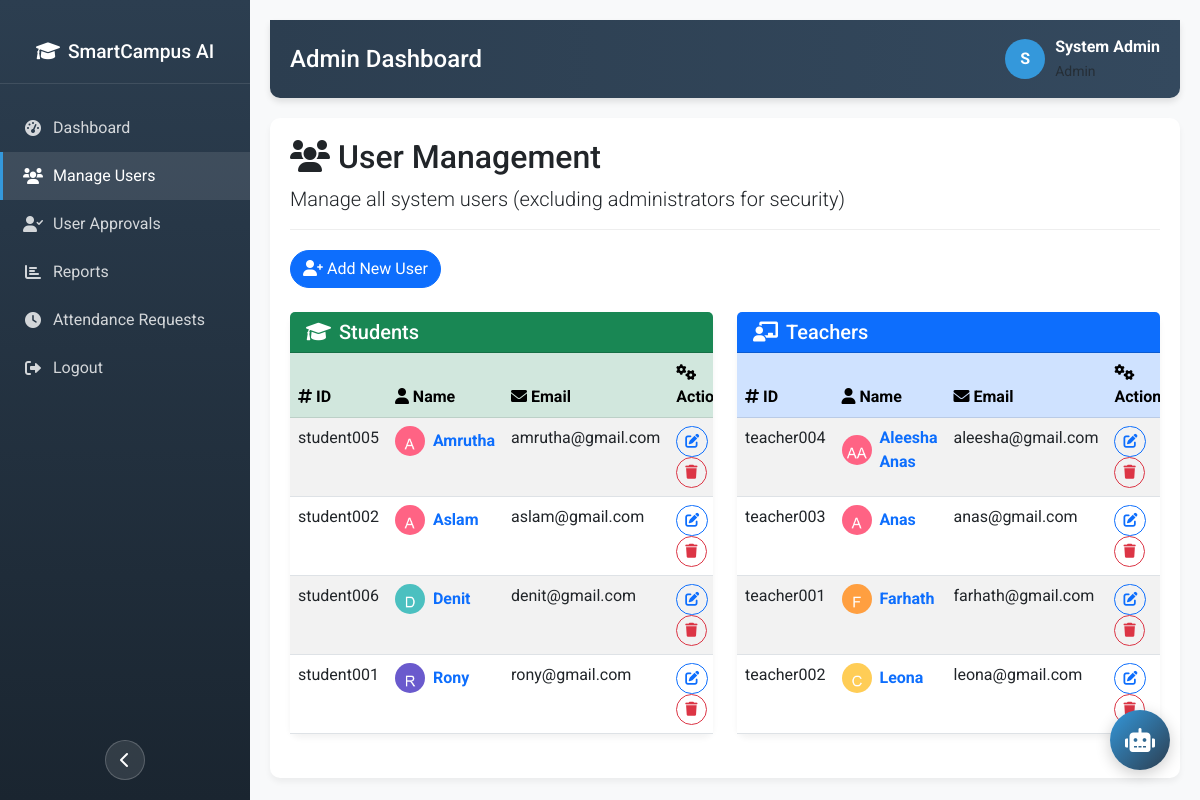
/admin/users (signed in), run on an earlier commit of the app's database.
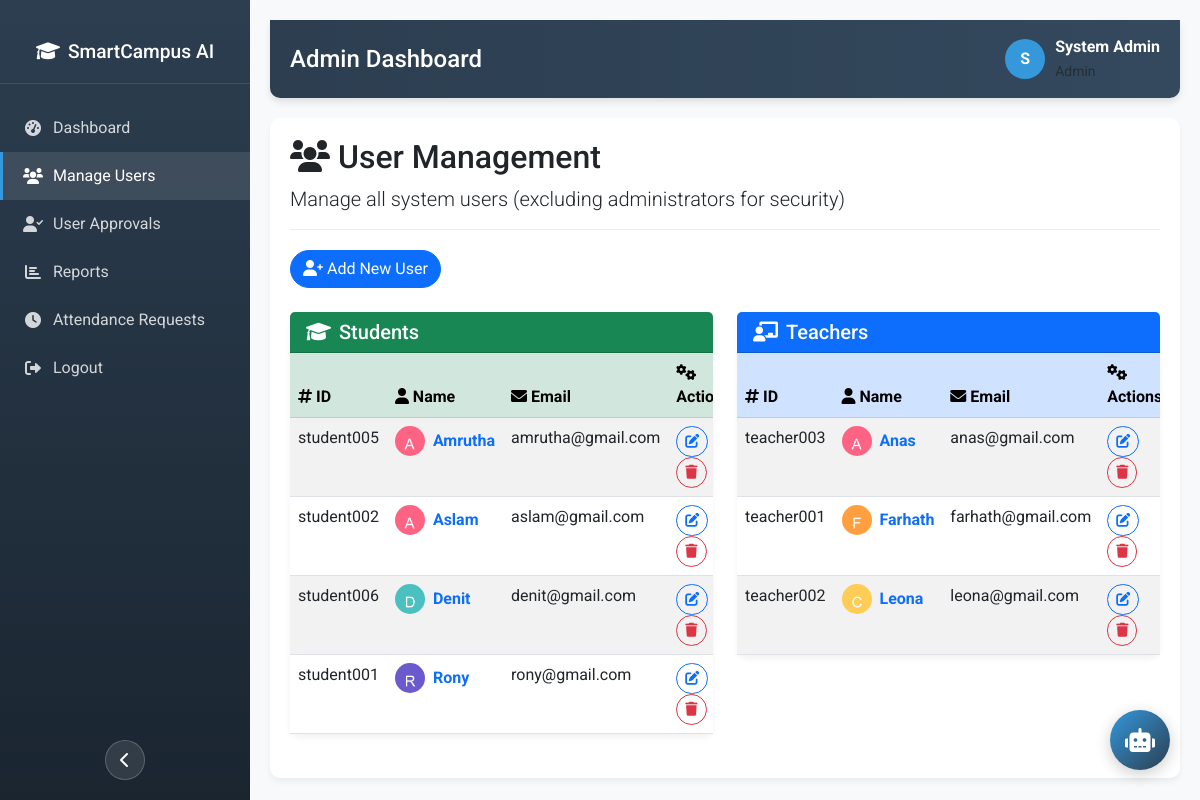
And on a later commit of the database.
### tables this page shows
CREATE TABLE users (
            id INTEGER PRIMARY KEY AUTOINCREMENT,
            user_id TEXT UNIQUE NOT NULL,
            name TEXT NOT NULL,
            email TEXT,
            password_hash TEXT NOT NULL,
            role TEXT NOT NULL,  -- 'admin', 'teacher', 'student'
            department TEXT,
            batch TEXT,
            semester TEXT,
            is_active BOOLEAN DEFAULT 1
        , phone TEXT, address TEXT, designation TEXT, avatar TEXT DEFAULT NULL, face_image_path TEXT, created_at TEXT, parent_name TEXT, parent_phone TEXT, parent_email TEXT, status TEXT DEFAULT 'approved', class_grade TEXT, id_proof_path TEXT, otp TEXT, temporary_password TEXT);

### app.py (the view)
@app.route('/admin/users')
def admin_users():
    if 'user_id' not in session or session['role'] != 'admin':
        return redirect(url_for('login'))
    conn = get_db_connection()
    users = conn.execute("SELECT * FROM users WHERE role != 'admin' AND is_active = 1 ORDER BY role, name").fetchall()
    conn.close()
    students = [user for user in users if user['role'] == 'student']
    teachers = [user for user in users if user['role'] == 'teacher']
    for user in students:
        user_dict = dict(user)
        user_dict['face_image_path'] = get_user_face_image_path(user_dict['user_id'], user_dict['role'])
        students[students.index(user)] = user_dict
    for user in teachers:
        user_dict = dict(user)
        user_dict['face_image_path'] = get_user_face_image_path(user_dict['user_id'], user_dict['role'])
        teachers[teachers.index(user)] = user_dict
    return render_template('admin/users.html', students=students, teachers=teachers)

### templates/admin/users.html (shortened to what this page needs)
{% extends "base_authenticated.html" %}
{% block content %}
<div class="page-header">
    <h2><i class="fas fa-users me-2"></i>User Management</h2>
    <p class="lead mb-0">Manage all system users (excluding administrators for security)</p>
</div>
<a href="{{ url_for('admin_add_user') }}" class="btn btn-primary mb-4">
    <i class="fas fa-user-plus me-1"></i>Add New User
</a>
<div class="row">
    <div class="col-md-6">
        <div class="card mb-4">
            <div class="card-header bg-success text-white">
                <h5 class="mb-0"><i class="fas fa-graduation-cap me-2"></i>Students</h5>
            </div>
            <div class="card-body p-0">
                {% if students %}
                <div class="table-responsive">
                    <table class="table table-striped table-hover mb-0">
                        <thead class="table-success">
                            <tr>
                                <th><i class="fas fa-hashtag"></i> ID</th>
                                <th><i class="fas fa-user"></i> Name</th>
                                <th><i class="fas fa-envelope"></i> Email</th>
                                <th><i class="fas fa-cogs"></i> Actions</th>
                            </tr>
                        </thead>
                        <tbody>
                            {% for user in students %}
                            <tr>
                                <td>{{ user.user_id }}</td>
                                <td>
                                    <div class="d-flex align-items-center"
                                        onclick="showUserDetails('{{ user.user_id }}')" style="cursor: pointer;">
                                        {% if user.face_image_path %}
                                        <img src="{{ url_for('face_images', filename=user.face_image_path) }}"
                                            alt="Face Image" class="rounded-circle me-2" width="30" height="30"
                                            style="object-fit: cover;">
                                        {% elif user.avatar %}
                                        <img src="{{ user.avatar }}" alt="Avatar" class="rounded-circle me-2" width="30"
                                            height="30" style="object-fit: cover;">
                                        {% else %}
                                        <div class="bg-success rounded-circle me-2 d-flex align-items-center justify-content-center"
                                            style="width: 30px; height: 30px;">
                                            <i class="fas fa-user text-white"></i>
                                        </div>
                                        {% endif %}
                                        <span class="text-primary fw-bold">{{ user.name }}</span>
                                    </div>
                                </td>
                                <td>{{ user.email }}</td>
                                <td>
                                    <a href="{{ url_for('admin_edit_user', user_id=user.user_id) }}"
                                        class="btn btn-sm btn-outline-primary me-1">
                                        <i class="fas fa-edit"></i>
                                    </a>
                                    <a href="{{ url_for('admin_delete_user', user_id=user.user_id) }}"
                                        class="btn btn-sm btn-outline-danger"
                                        onclick="return confirm('Are you sure you want to delete this user?')">
                                        <i class="fas fa-trash"></i>
                                    </a>
                                </td>
                            </tr>
                            {% endfor %}
                        </tbody>
                    </table>
                </div>
                {% else %}
                <div class="text-center py-4">
                    <i class="fas fa-graduation-cap fa-3x text-muted mb-3"></i>
                    <p class="text-muted">No students found</p>
                </div>
                {% endif %}
            </div>
        </div>
    </div>
    <div class="col-md-6">
        <div class="card mb-4">
            <div class="card-header bg-primary text-white">
                <h5 class="mb-0"><i class="fas fa-chalkboard-teacher me-2"></i>Teachers</h5>
            </div>
            <div class="card-body p-0">
                {% if teachers %}
                <div class="table-responsive">
                    <table class="table table-striped table-hover mb-0">
                        <thead class="table-primary">
                            <tr>
                                <th><i class="fas fa-hashtag"></i> ID</th>
                                <th><i class="fas fa-user"></i> Name</th>
                                <th><i class="fas fa-envelope"></i> Email</th>
                                <th><i class="fas fa-cogs"></i> Actions</th>
                            </tr>
                        </thead>
                        <tbody>
                            {% for user in teachers %}
                            <tr>
                                <td>{{ user.user_id }}</td>
                                <td>
                                    <div class="d-flex align-items-center"
                                        onclick="showUserDetails('{{ user.user_id }}')" style="cursor: pointer;">
                                        {% if user.face_image_path %}
                                        <img src="{{ url_for('face_images', filename=user.face_image_path) }}"
                                            alt="Face Image" class="rounded-circle me-2" width="30" height="30"
                                            style="object-fit: cover;">
                                        {% elif user.avatar %}
                                        <img src="{{ user.avatar }}" alt="Avatar" class="rounded-circle me-2" width="30"
                                            height="30" style="object-fit: cover;">
                                        {% else %}
                                        <div class="bg-primary rounded-circle me-2 d-flex align-items-center justify-content-center"
                                            style="width: 30px; height: 30px;">
                                            <i class="fas fa-user text-white"></i>
                                        </div>
                                        {% endif %}
                                        <span class="text-primary fw-bold">{{ user.name }}</span>
                                    </div>
                                </td>
                                <td>{{ user.email }}</td>
                                <td>
                                    <a href="{{ url_for('admin_edit_user', user_id=user.user_id) }}"
                                        class="btn btn-sm btn-outline-primary me-1">
                                        <i class="fas fa-edit"></i>
                                    </a>
                                    <a href="{{ url_for('admin_delete_user', user_id=user.user_id) }}"
                                        class="btn btn-sm btn-outline-danger"
                                        onclick="return confirm('Are you sure you want to delete this user?')">
                                        <i class="fas fa-trash"></i>
                                    </a>
                                </td>
                            </tr>
                            {% endfor %}
                        </tbody>
                    </table>
                </div>
                {% else %}
                <div class="text-center py-4">
                    <i class="fas fa-chalkboard-teacher fa-3x text-muted mb-3"></i>
                    <p class="text-muted">No teachers found</p>
                </div>
                {% endif %}
            </div>
        </div>
    </div>
</div>
{% endblock %}

### templates/base_authenticated.html (shortened to what this page needs)
<!DOCTYPE html>
<html lang="en">
<head>
    <link href="https://cdn.jsdelivr.net/npm/bootstrap@5.3.0/dist/css/bootstrap.min.css" rel="stylesheet">
    <link href="https://cdnjs.cloudflare.com/ajax/libs/font-awesome/6.0.0/css/all.min.css" rel="stylesheet">
</head>
<body>
    <div class="sidebar" id="sidebar">
        <div class="sidebar-header">
            <h4><i class="fas fa-graduation-cap me-2"></i><span class="brand-text">SmartCampus AI</span></h4>
        </div>
        <nav class="sidebar-nav">
            {% if session.role == 'admin' %}
            <a href="{{ url_for('admin_dashboard') }}"
                class="{% if request.endpoint == 'admin_dashboard' %}active{% endif %}" data-title="Dashboard">
                <i class="fas fa-tachometer-alt"></i><span class="nav-text">Dashboard</span>
            </a>
            <a href="{{ url_for('admin_users') }}" class="{% if request.endpoint == 'admin_users' %}active{% endif %}"
                data-title="Manage Users">
                <i class="fas fa-users"></i><span class="nav-text">Manage Users</span>
            </a>
            <a href="{{ url_for('admin_approvals') }}"
                class="{% if request.endpoint == 'admin_approvals' %}active{% endif %}" data-title="User Approvals">
                <i class="fas fa-user-check"></i><span class="nav-text">User Approvals</span>
            </a>
            <a href="{{ url_for('reports') }}" class="{% if request.endpoint == 'reports' %}active{% endif %}"
                data-title="Reports">
                <i class="fas fa-chart-bar"></i><span class="nav-text">Reports</span>
            </a>
            <a href="{{ url_for('admin_attendance_requests') }}"
                class="{% if request.endpoint == 'admin_attendance_requests' %}active{% endif %}"
                data-title="Attendance Requests">
                <i class="fas fa-clock"></i><span class="nav-text">Attendance Requests</span>
            </a>
            <a href="{{ url_for('logout') }}" class="logout-link" data-title="Logout">
                <i class="fas fa-sign-out-alt"></i><span class="nav-text">Logout</span>
            </a>
            {% endif %}
        </nav>
        <button class="sidebar-toggle" onclick="toggleSidebar()" title="Toggle Sidebar">
            <i class="fas fa-chevron-left"></i>
        </button>
    </div>
    <div class="main-content">
        <nav class="navbar">
            <div class="d-flex justify-content-between align-items-center w-100">
                <div>
                    <h4 class="mb-0">{% block page_title %}{{ session.role|title }} Dashboard{% endblock %}</h4>
                </div>
                <div class="user-info">
                    <div class="user-avatar">
                        {% if session.get('face_image_path') %}
                        <img src="{{ url_for('face_images', filename=session['face_image_path']) }}" alt="User Avatar"
                            class="rounded-circle" width="40" height="40" style="object-fit: cover;">
                        {% elif session.get('avatar') %}
                        <img src="{{ session.avatar }}" alt="User Avatar" class="rounded-circle" width="40" height="40"
                            style="object-fit: cover;">
                        {% else %}
                        {{ session.name[0]|upper }}
                        {% endif %}
                    </div>
                    <div>
                        <div class="fw-bold">{{ session.name }}</div>
                        <small class="text-muted">{{ session.role|title }}</small>
                    </div>
                </div>
            </div>
        </nav>
        <div class="content-wrapper">
            {% block content %}{% endblock %}
        </div>
    </div>
    <button class="alexa-button" onclick="openAiTutorPage()">
        <i class="fas fa-robot"></i>
    </button>
</body>
</html>

What changed in the data, as far as the page shows it:
removed users: user_id "teacher004", shows a picture, name "Aleesha Anas", email "aleesha@gmail.com", shown under "Teachers"
